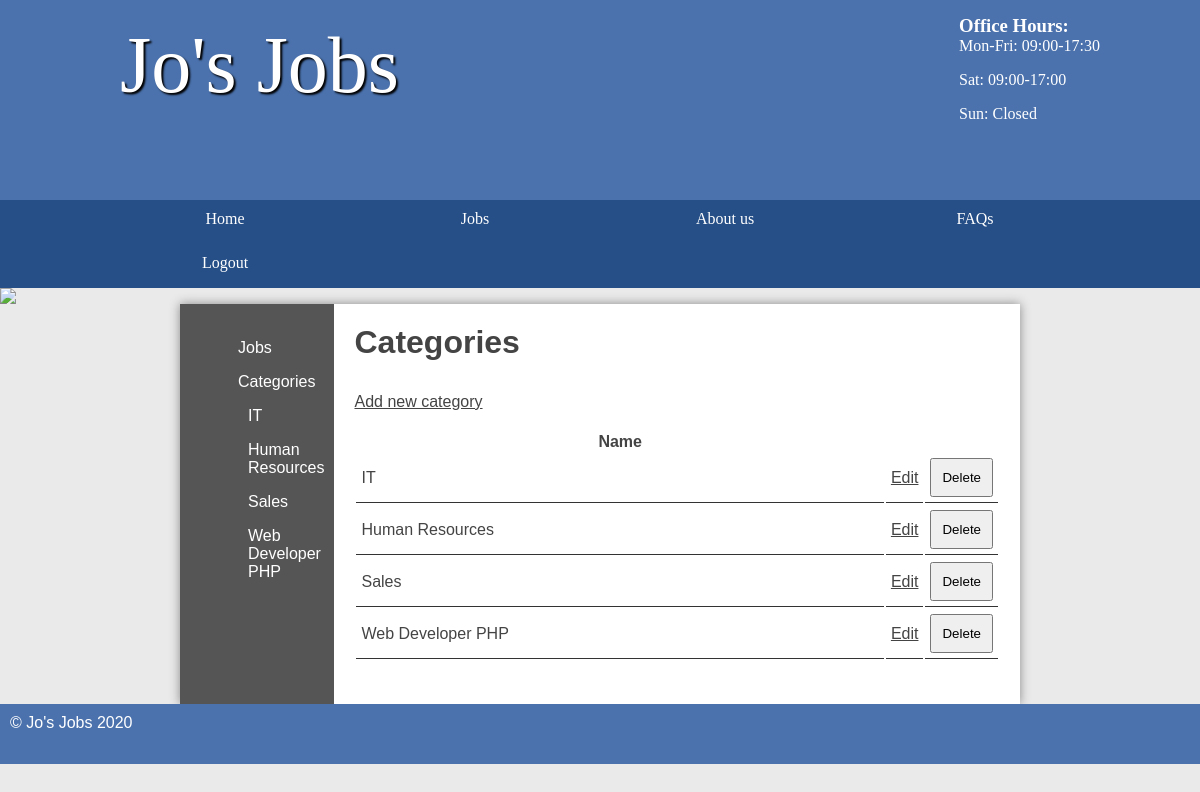
The page /default/public/admin/categories.php (signed in) on the database its author committed.
### tables this page shows
CREATE TABLE `category` (
  `id` int(11) NOT NULL AUTO_INCREMENT,
  `name` varchar(45) DEFAULT NULL,
  PRIMARY KEY (`id`)
);

### default/public/admin/categories.php (the view, shortened to what this page needs)
<?php session_start();
include 'inc/admin_header.php' ?>
	<section class="left">
		<ul>
			<li><a href="jobs.php">Jobs</a></li>
			<li><a href="categories.php">Categories</a></li>
			<li >
				<ul style="margin-left: 10px;">
					<?php include '../admin/inc/category_menu_li.php'; ?>
				</ul>
			</li>
		</ul>
	</section>
	<section class="right">
	<?php if (isset($_SESSION['loggedin']) && $_SESSION['loggedin'] == true) {?>
			<h2>Categories</h2>
			<?php echo (((isset($_SESSION['loggedin']) && $_SESSION['loggedin'] == true)) &&
						(isset($_SESSION['user_type_id']) && ($_SESSION['user_type_id'] == 1 || $_SESSION['user_type_id'] == 2)) ?
						'<a class="new" href="addcategory.php">Add new category</a>': '' ); ?>
			<?php
			echo '<table>';
			echo '<thead>';
			echo '<tr>';
			echo '<th>Name</th>';
			echo '<th style="width: 5%">&nbsp;</th>';
			echo '<th style="width: 5%">&nbsp;</th>';
			echo '</tr>';
			$categories = $pdo->query('SELECT * FROM category');
			foreach ($categories as $category) {
				echo '<tr>';
				echo '<td>' . $category['name'] . '</td>';
				echo (
						((isset($_SESSION['loggedin']) && $_SESSION['loggedin'] == true)) &&
						(isset($_SESSION['user_type_id']) && ($_SESSION['user_type_id'] == 1 || $_SESSION['user_type_id'] == 2)) ?
						'<td><a style="float: right" href="editcategory.php?id=' . $category['id'] . '">Edit</a></td>': '' );
				echo '<td><form method="post" action="deletecategory.php">';
				echo (
						((isset($_SESSION['loggedin']) && $_SESSION['loggedin'] == true)) &&
						(isset($_SESSION['user_type_id']) && ($_SESSION['user_type_id'] == 1 || $_SESSION['user_type_id'] == 2)) ?
						'<input type="submit" name="submit" value="Delete" />': '');
				echo '</form></td>';
				echo '</tr>';
			}
			echo '</thead>';
			echo '</table>';
		}
	?>
</section>
	</main>
<?php include 'inc/admin_footer.php' ?>

### default/public/admin/inc/category_menu_li.php
<?php $categories = $pdo->query('SELECT * FROM category');
		foreach ($categories as $category) {
				echo '<li><a href="../admin/job_by_category.php?category='.$category['id'].'&Title='.$category['name'].'">'.$category['name'].'</a></li>';
} ?>

### default/public/css/styles.css (style rules this page uses)
* { margin: 0; padding: 0; }
html { font-family: 'Oxygen-Regular', verdana, sans-serif; }
body { background-color: #eaeaea; }
main ul { margin-left: 3em; }
main a { color: #333; }
main h2 { font-size:2em; }
p, li, h2 { margin-bottom: 1em; }
form select, form label, form input, form textarea { float: left; width: 200px; padding: 10px; margin-top: 20px; }
input[type="submit"] { clear: both; margin-left: 220px; width: 220px; }
.left ul { list-style-type: none }
section a { color: #444; }
table { width: 100%; margin-top: 20px; }
td { padding: 5px; border-bottom: 1px solid #333; }
.stock > ul, .sidebar .left { width: 10vw; list-style-type: none; display: table-cell; padding: 10px; background-color: #555; margin: 0; }
.stock .products, .sidebar .right { display: table-cell; padding: 20px; }
.stock > ul a, .sidebar .left a { color: white; text-decoration: none; }
table td input[type="submit"] { margin: 0; float: right; width: auto; padding: auto; }
.right { padding: 20px; }

### rows shown on the page
category: name "IT"
category: name "Human Resources"
category: name "Sales"
category: name "Web Developer PHP"
